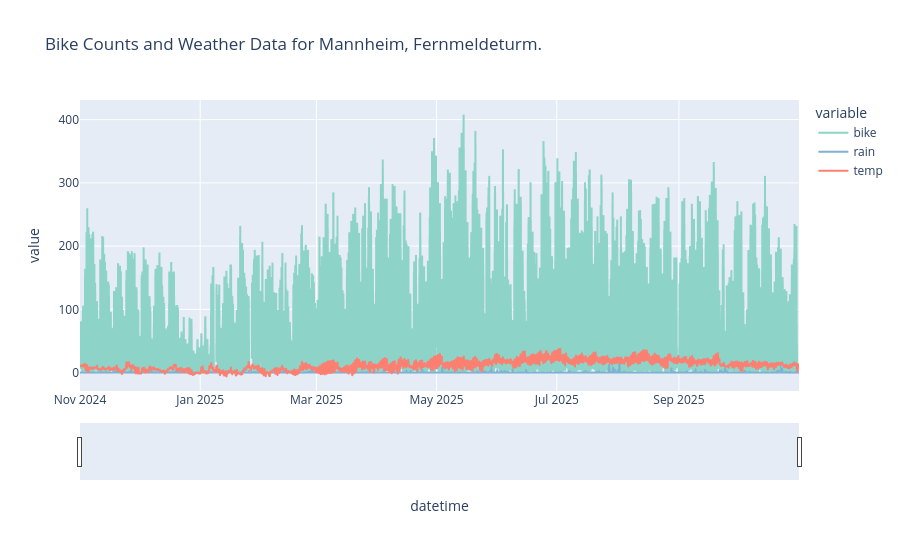

Notebook cell for this chart:
### Code cell
plot_bike_and_weather("Mannheim", "Fernmeldeturm.")

### Figure 1 — Plotly figure (JSON) as saved in the notebook; plotly's stock layout.template omitted (floating-point values rounded to 4 significant figures; data arrays with more than 128 entries replaced by an {"elided": "..."} marker saying what was removed)
{"data": [{"legendgroup": "bike", "line": {"color": "rgb(141,211,199)", "dash": "solid"}, "marker": {"symbol": "circle"}, "mode": "lines", "name": "bike", "showlegend": true, "type": "scattergl", "x": {"elided": "8759 str values"}, "xaxis": "x", "y": {"elided": "8759 float values"}, "yaxis": "y"}, {"legendgroup": "rain", "line": {"color": "rgb(128,177,211)", "dash": "solid"}, "marker": {"symbol": "circle"}, "mode": "lines", "name": "rain", "showlegend": true, "type": "scattergl", "x": {"elided": "8759 str values"}, "xaxis": "x", "y": {"elided": "8759 float values"}, "yaxis": "y"}, {"legendgroup": "temp", "line": {"color": "rgb(251,128,114)", "dash": "solid"}, "marker": {"symbol": "circle"}, "mode": "lines", "name": "temp", "showlegend": true, "type": "scattergl", "x": {"elided": "8759 str values"}, "xaxis": "x", "y": {"elided": "8759 float values"}, "yaxis": "y"}], "layout": {"hovermode": "x unified", "legend": {"title": {"text": "variable"}, "tracegroupgap": 0}, "title": {"text": "Bike Counts and Weather Data for Mannheim, Fernmeldeturm."}, "xaxis": {"anchor": "y", "domain": [0, 1], "rangeslider": {"visible": true}, "title": {"text": "datetime"}}, "yaxis": {"anchor": "x", "domain": [0, 1], "title": {"text": "value"}}}}
